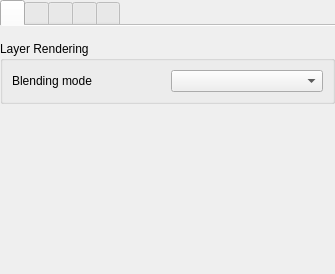
<?xml version="1.0" encoding="UTF-8"?>
<ui version="4.0">
 <class>QgsRendererMeshPropsWidgetBase</class>
 <widget class="QWidget" name="QgsRendererMeshPropsWidgetBase">
  <property name="geometry">
   <rect>
    <x>0</x>
    <y>0</y>
    <width>315</width>
    <height>274</height>
   </rect>
  </property>
  <property name="windowTitle">
   <string>Form</string>
  </property>
  <layout class="QHBoxLayout" name="horizontalLayout_2">
   <property name="leftMargin">
    <number>0</number>
   </property>
   <property name="topMargin">
    <number>0</number>
   </property>
   <property name="rightMargin">
    <number>0</number>
   </property>
   <property name="bottomMargin">
    <number>0</number>
   </property>
   <item>
    <widget class="QTabWidget" name="mStyleOptionsTab">
     <property name="sizePolicy">
      <sizepolicy hsizetype="Expanding" vsizetype="Expanding">
       <horstretch>0</horstretch>
       <verstretch>0</verstretch>
      </sizepolicy>
     </property>
     <property name="tabPosition">
      <enum>QTabWidget::North</enum>
     </property>
     <property name="tabShape">
      <enum>QTabWidget::Rounded</enum>
     </property>
     <property name="currentIndex">
      <number>0</number>
     </property>
     <property name="iconSize">
      <size>
       <width>20</width>
       <height>20</height>
      </size>
     </property>
     <property name="elideMode">
      <enum>Qt::ElideNone</enum>
     </property>
     <property name="documentMode">
      <bool>true</bool>
     </property>
     <property name="tabsClosable">
      <bool>false</bool>
     </property>
     <widget class="QWidget" name="mActiveDatasetTab">
      <property name="toolTip">
       <string>Datasets</string>
      </property>
      <attribute name="icon">
       <iconset>
        <normaloff>:/images/themes/default/propertyicons/general.svg</normaloff>:/images/themes/default/propertyicons/general.svg</iconset>
      </attribute>
      <attribute name="title">
       <string/>
      </attribute>
      <layout class="QVBoxLayout" name="verticalLayout_11">
       <property name="leftMargin">
        <number>0</number>
       </property>
       <property name="rightMargin">
        <number>0</number>
       </property>
       <property name="bottomMargin">
        <number>0</number>
       </property>
       <item>
        <widget class="QgsMeshRendererActiveDatasetWidget" name="mMeshRendererActiveDatasetWidget" native="true">
         <property name="enabled">
          <bool>true</bool>
         </property>
         <property name="minimumSize">
          <size>
           <width>0</width>
           <height>0</height>
          </size>
         </property>
        </widget>
       </item>
       <item>
        <widget class="QgsCollapsibleGroupBox" name="mActiveDatasetBlendingMode">
         <property name="title">
          <string>Layer Rendering</string>
         </property>
         <layout class="QHBoxLayout" name="horizontalLayout">
          <item>
           <widget class="QLabel" name="label">
            <property name="text">
             <string>Blending mode</string>
            </property>
           </widget>
          </item>
          <item>
           <widget class="QgsBlendModeComboBox" name="mBlendModeComboBox">
            <property name="minimumSize">
             <size>
              <width>0</width>
              <height>0</height>
             </size>
            </property>
           </widget>
          </item>
         </layout>
        </widget>
       </item>
       <item>
        <spacer name="verticalSpacer_3">
         <property name="orientation">
          <enum>Qt::Vertical</enum>
         </property>
         <property name="sizeHint" stdset="0">
          <size>
           <width>20</width>
           <height>40</height>
          </size>
         </property>
        </spacer>
       </item>
      </layout>
     </widget>
     <widget class="QWidget" name="mContoursTab">
      <property name="toolTip">
       <string>Contours</string>
      </property>
      <attribute name="icon">
       <iconset>
        <normaloff>:/images/themes/default/propertyicons/meshcontours.svg</normaloff>:/images/themes/default/propertyicons/meshcontours.svg</iconset>
      </attribute>
      <attribute name="title">
       <string/>
      </attribute>
      <layout class="QVBoxLayout" name="verticalLayout_10">
       <property name="leftMargin">
        <number>0</number>
       </property>
       <property name="rightMargin">
        <number>0</number>
       </property>
       <property name="bottomMargin">
        <number>0</number>
       </property>
       <item>
        <widget class="QGroupBox" name="mContoursGroupBox">
         <property name="title">
          <string>Show Contours</string>
         </property>
         <property name="checkable">
          <bool>true</bool>
         </property>
         <property name="checked">
          <bool>false</bool>
         </property>
         <layout class="QVBoxLayout" name="verticalLayout_6">
          <item>
           <widget class="QgsMeshRendererScalarSettingsWidget" name="mMeshRendererScalarSettingsWidget" native="true"/>
          </item>
          <item>
           <spacer name="verticalSpacer_4">
            <property name="orientation">
             <enum>Qt::Vertical</enum>
            </property>
            <property name="sizeHint" stdset="0">
             <size>
              <width>20</width>
              <height>40</height>
             </size>
            </property>
           </spacer>
          </item>
         </layout>
        </widget>
       </item>
      </layout>
     </widget>
     <widget class="QWidget" name="mVectorsTab">
      <property name="toolTip">
       <string>Vectors</string>
      </property>
      <attribute name="icon">
       <iconset>
        <normaloff>:/images/themes/default/propertyicons/meshvectors.svg</normaloff>:/images/themes/default/propertyicons/meshvectors.svg</iconset>
      </attribute>
      <attribute name="title">
       <string/>
      </attribute>
      <layout class="QVBoxLayout" name="verticalLayout_2">
       <property name="leftMargin">
        <number>0</number>
       </property>
       <property name="rightMargin">
        <number>0</number>
       </property>
       <property name="bottomMargin">
        <number>0</number>
       </property>
       <item>
        <widget class="QGroupBox" name="mVectorsGroupBox">
         <property name="title">
          <string>Show Vectors</string>
         </property>
         <property name="checkable">
          <bool>true</bool>
         </property>
         <property name="checked">
          <bool>false</bool>
         </property>
         <layout class="QVBoxLayout" name="verticalLayout_5">
          <item>
           <widget class="QgsMeshRendererVectorSettingsWidget" name="mMeshRendererVectorSettingsWidget" native="true">
            <property name="sizePolicy">
             <sizepolicy hsizetype="Expanding" vsizetype="Expanding">
              <horstretch>0</horstretch>
              <verstretch>0</verstretch>
             </sizepolicy>
            </property>
           </widget>
          </item>
          <item>
           <spacer name="verticalSpacer_5">
            <property name="orientation">
             <enum>Qt::Vertical</enum>
            </property>
            <property name="sizeHint" stdset="0">
             <size>
              <width>20</width>
              <height>40</height>
             </size>
            </property>
           </spacer>
          </item>
         </layout>
        </widget>
       </item>
      </layout>
     </widget>
     <widget class="QWidget" name="mMeshTab">
      <property name="toolTip">
       <string>Mesh</string>
      </property>
      <attribute name="icon">
       <iconset>
        <normaloff>:/images/themes/default/propertyicons/meshframe.svg</normaloff>:/images/themes/default/propertyicons/meshframe.svg</iconset>
      </attribute>
      <attribute name="title">
       <string/>
      </attribute>
      <layout class="QVBoxLayout" name="verticalLayout_12">
       <property name="leftMargin">
        <number>0</number>
       </property>
       <property name="rightMargin">
        <number>0</number>
       </property>
       <property name="bottomMargin">
        <number>0</number>
       </property>
       <item>
        <widget class="QGroupBox" name="mEdgeMeshGroupBox">
         <property name="title">
          <string>1D Mesh</string>
         </property>
         <layout class="QVBoxLayout" name="verticalLayout_13">
          <item>
           <widget class="QGroupBox" name="mEdgeMeshGroup">
            <property name="sizePolicy">
             <sizepolicy hsizetype="Preferred" vsizetype="Preferred">
              <horstretch>0</horstretch>
              <verstretch>0</verstretch>
             </sizepolicy>
            </property>
            <property name="title">
             <string>Edge Mesh Rendering</string>
            </property>
            <property name="checkable">
             <bool>true</bool>
            </property>
            <layout class="QVBoxLayout" name="verticalLayout_9">
             <item>
              <widget class="QgsMeshRendererMeshSettingsWidget" name="mEdgeMeshSettingsWidget" native="true">
               <property name="sizePolicy">
                <sizepolicy hsizetype="Preferred" vsizetype="Preferred">
                 <horstretch>0</horstretch>
                 <verstretch>0</verstretch>
                </sizepolicy>
               </property>
              </widget>
             </item>
            </layout>
           </widget>
          </item>
         </layout>
        </widget>
       </item>
       <item>
        <widget class="QGroupBox" name="mFaceMeshGroupBox">
         <property name="title">
          <string>2D Mesh</string>
         </property>
         <layout class="QVBoxLayout" name="verticalLayout_8">
          <item>
           <widget class="QGroupBox" name="mNativeMeshGroup">
            <property name="sizePolicy">
             <sizepolicy hsizetype="Preferred" vsizetype="Preferred">
              <horstretch>0</horstretch>
              <verstretch>0</verstretch>
             </sizepolicy>
            </property>
            <property name="title">
             <string>Native Mesh Rendering</string>
            </property>
            <property name="checkable">
             <bool>true</bool>
            </property>
            <layout class="QVBoxLayout" name="verticalLayout_4">
             <item>
              <widget class="QgsMeshRendererMeshSettingsWidget" name="mNativeMeshSettingsWidget" native="true">
               <property name="sizePolicy">
                <sizepolicy hsizetype="Preferred" vsizetype="Preferred">
                 <horstretch>0</horstretch>
                 <verstretch>0</verstretch>
                </sizepolicy>
               </property>
              </widget>
             </item>
            </layout>
           </widget>
          </item>
          <item>
           <widget class="QGroupBox" name="mTriangularMeshGroup">
            <property name="sizePolicy">
             <sizepolicy hsizetype="Preferred" vsizetype="Preferred">
              <horstretch>0</horstretch>
              <verstretch>0</verstretch>
             </sizepolicy>
            </property>
            <property name="title">
             <string>Triangular Mesh Rendering</string>
            </property>
            <property name="checkable">
             <bool>true</bool>
            </property>
            <property name="checked">
             <bool>false</bool>
            </property>
            <layout class="QVBoxLayout" name="verticalLayout_3">
             <item>
              <widget class="QgsMeshRendererMeshSettingsWidget" name="mTriangularMeshSettingsWidget" native="true">
               <property name="sizePolicy">
                <sizepolicy hsizetype="Preferred" vsizetype="Preferred">
                 <horstretch>0</horstretch>
                 <verstretch>0</verstretch>
                </sizepolicy>
               </property>
              </widget>
             </item>
            </layout>
           </widget>
          </item>
         </layout>
        </widget>
       </item>
       <item>
        <spacer name="verticalSpacer_2">
         <property name="orientation">
          <enum>Qt::Vertical</enum>
         </property>
         <property name="sizeHint" stdset="0">
          <size>
           <width>20</width>
           <height>40</height>
          </size>
         </property>
        </spacer>
       </item>
      </layout>
     </widget>
     <widget class="QWidget" name="mAveragingTab">
      <property name="toolTip">
       <string>Averaging</string>
      </property>
      <attribute name="icon">
       <iconset>
        <normaloff>:/images/themes/default/propertyicons/meshaveraging.svg</normaloff>:/images/themes/default/propertyicons/meshaveraging.svg</iconset>
      </attribute>
      <attribute name="title">
       <string/>
      </attribute>
      <layout class="QVBoxLayout" name="verticalLayout">
       <property name="leftMargin">
        <number>0</number>
       </property>
       <property name="rightMargin">
        <number>0</number>
       </property>
       <property name="bottomMargin">
        <number>0</number>
       </property>
       <item>
        <widget class="QGroupBox" name="groupBox">
         <property name="title">
          <string>Average 3D Stacked Mesh Results to 2D Dataset Values</string>
         </property>
         <layout class="QVBoxLayout" name="verticalLayout_7">
          <item>
           <widget class="QgsMeshRenderer3dAveragingWidget" name="m3dAveragingSettingsWidget" native="true"/>
          </item>
         </layout>
        </widget>
       </item>
       <item>
        <spacer name="verticalSpacer">
         <property name="orientation">
          <enum>Qt::Vertical</enum>
         </property>
         <property name="sizeHint" stdset="0">
          <size>
           <width>20</width>
           <height>454</height>
          </size>
         </property>
        </spacer>
       </item>
      </layout>
     </widget>
    </widget>
   </item>
  </layout>
 </widget>
 <customwidgets>
  <customwidget>
   <class>QgsCollapsibleGroupBox</class>
   <extends>QGroupBox</extends>
   <header>qgscollapsiblegroupbox.h</header>
   <container>1</container>
  </customwidget>
  <customwidget>
   <class>QgsMeshRendererScalarSettingsWidget</class>
   <extends>QWidget</extends>
   <header>mesh/qgsmeshrendererscalarsettingswidget.h</header>
   <container>1</container>
  </customwidget>
  <customwidget>
   <class>QgsMeshRendererActiveDatasetWidget</class>
   <extends>QWidget</extends>
   <header>mesh/qgsmeshrendereractivedatasetwidget.h</header>
   <container>1</container>
  </customwidget>
  <customwidget>
   <class>QgsMeshRendererMeshSettingsWidget</class>
   <extends>QWidget</extends>
   <header>mesh/qgsmeshrenderermeshsettingswidget.h</header>
   <container>1</container>
  </customwidget>
  <customwidget>
   <class>QgsMeshRendererVectorSettingsWidget</class>
   <extends>QWidget</extends>
   <header>mesh/qgsmeshrenderervectorsettingswidget.h</header>
   <container>1</container>
  </customwidget>
  <customwidget>
   <class>QgsBlendModeComboBox</class>
   <extends>QComboBox</extends>
   <header>qgsblendmodecombobox.h</header>
  </customwidget>
  <customwidget>
   <class>QgsMeshRenderer3dAveragingWidget</class>
   <extends>QWidget</extends>
   <header>mesh/qgsmeshrenderer3daveragingwidget.h</header>
   <container>1</container>
  </customwidget>
 </customwidgets>
 <resources/>
 <connections/>
</ui>
